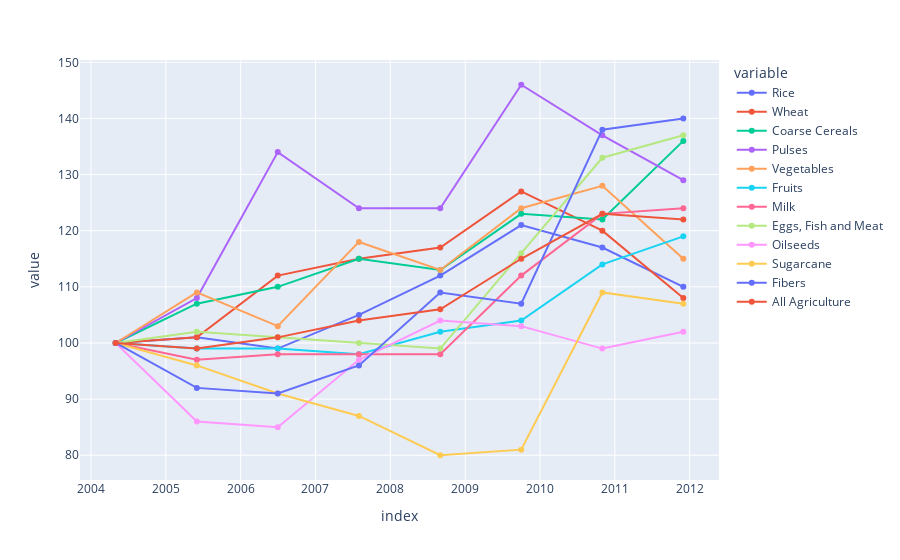

Here is the notebook cell this chart was saved with:
### Code cell
a=px.line(df4,markers=True)

a.show()

### Figure 1 — Plotly figure (JSON) as saved in the notebook; plotly's stock layout.template omitted (floating-point values rounded to 4 significant figures)
{"data": [{"hovertemplate": "variable=Rice<br>index=%{x}<br>value=%{y}<extra></extra>", "legendgroup": "Rice", "line": {"color": "#636efa", "dash": "solid"}, "marker": {"symbol": "circle"}, "mode": "markers+lines", "name": "Rice", "orientation": "v", "showlegend": true, "type": "scatter", "x": ["2004-05", "2005-06", "2006-07", "2007-08", "2008-09", "2009-10", "2010-11", "2011-12"], "xaxis": "x", "y": [100, 101, 99, 105, 112, 121, 117, 110], "yaxis": "y"}, {"hovertemplate": "variable=Wheat<br>index=%{x}<br>value=%{y}<extra></extra>", "legendgroup": "Wheat", "line": {"color": "#EF553B", "dash": "solid"}, "marker": {"symbol": "circle"}, "mode": "markers+lines", "name": "Wheat", "orientation": "v", "showlegend": true, "type": "scatter", "x": ["2004-05", "2005-06", "2006-07", "2007-08", "2008-09", "2009-10", "2010-11", "2011-12"], "xaxis": "x", "y": [100, 101, 112, 115, 117, 127, 120, 108], "yaxis": "y"}, {"hovertemplate": "variable=Coarse Cereals<br>index=%{x}<br>value=%{y}<extra></extra>", "legendgroup": "Coarse Cereals", "line": {"color": "#00cc96", "dash": "solid"}, "marker": {"symbol": "circle"}, "mode": "markers+lines", "name": "Coarse Cereals", "orientation": "v", "showlegend": true, "type": "scatter", "x": ["2004-05", "2005-06", "2006-07", "2007-08", "2008-09", "2009-10", "2010-11", "2011-12"], "xaxis": "x", "y": [100, 107, 110, 115, 113, 123, 122, 136], "yaxis": "y"}, {"hovertemplate": "variable=Pulses<br>index=%{x}<br>value=%{y}<extra></extra>", "legendgroup": "Pulses", "line": {"color": "#ab63fa", "dash": "solid"}, "marker": {"symbol": "circle"}, "mode": "markers+lines", "name": "Pulses", "orientation": "v", "showlegend": true, "type": "scatter", "x": ["2004-05", "2005-06", "2006-07", "2007-08", "2008-09", "2009-10", "2010-11", "2011-12"], "xaxis": "x", "y": [100, 108, 134, 124, 124, 146, 137, 129], "yaxis": "y"}, {"hovertemplate": "variable=Vegetables <br>index=%{x}<br>value=%{y}<extra></extra>", "legendgroup": "Vegetables ", "line": {"color": "#FFA15A", "dash": "solid"}, "marker": {"symbol": "circle"}, "mode": "markers+lines", "name": "Vegetables ", "orientation": "v", "showlegend": true, "type": "scatter", "x": ["2004-05", "2005-06", "2006-07", "2007-08", "2008-09", "2009-10", "2010-11", "2011-12"], "xaxis": "x", "y": [100, 109, 103, 118, 113, 124, 128, 115], "yaxis": "y"}, {"hovertemplate": "variable=Fruits<br>index=%{x}<br>value=%{y}<extra></extra>", "legendgroup": "Fruits", "line": {"color": "#19d3f3", "dash": "solid"}, "marker": {"symbol": "circle"}, "mode": "markers+lines", "name": "Fruits", "orientation": "v", "showlegend": true, "type": "scatter", "x": ["2004-05", "2005-06", "2006-07", "2007-08", "2008-09", "2009-10", "2010-11", "2011-12"], "xaxis": "x", "y": [100, 99, 99, 98, 102, 104, 114, 119], "yaxis": "y"}, {"hovertemplate": "variable=Milk<br>index=%{x}<br>value=%{y}<extra></extra>", "legendgroup": "Milk", "line": {"color": "#FF6692", "dash": "solid"}, "marker": {"symbol": "circle"}, "mode": "markers+lines", "name": "Milk", "orientation": "v", "showlegend": true, "type": "scatter", "x": ["2004-05", "2005-06", "2006-07", "2007-08", "2008-09", "2009-10", "2010-11", "2011-12"], "xaxis": "x", "y": [100, 97, 98, 98, 98, 112, 123, 124], "yaxis": "y"}, {"hovertemplate": "variable=Eggs, Fish and Meat<br>index=%{x}<br>value=%{y}<extra></extra>", "legendgroup": "Eggs, Fish and Meat", "line": {"color": "#B6E880", "dash": "solid"}, "marker": {"symbol": "circle"}, "mode": "markers+lines", "name": "Eggs, Fish and Meat", "orientation": "v", "showlegend": true, "type": "scatter", "x": ["2004-05", "2005-06", "2006-07", "2007-08", "2008-09", "2009-10", "2010-11", "2011-12"], "xaxis": "x", "y": [100, 102, 101, 100, 99, 116, 133, 137], "yaxis": "y"}, {"hovertemplate": "variable=Oilseeds<br>index=%{x}<br>value=%{y}<extra></extra>", "legendgroup": "Oilseeds", "line": {"color": "#FF97FF", "dash": "solid"}, "marker": {"symbol": "circle"}, "mode": "markers+lines", "name": "Oilseeds", "orientation": "v", "showlegend": true, "type": "scatter", "x": ["2004-05", "2005-06", "2006-07", "2007-08", "2008-09", "2009-10", "2010-11", "2011-12"], "xaxis": "x", "y": [100, 86, 85, 97, 104, 103, 99, 102], "yaxis": "y"}, {"hovertemplate": "variable=Sugarcane <br>index=%{x}<br>value=%{y}<extra></extra>", "legendgroup": "Sugarcane ", "line": {"color": "#FECB52", "dash": "solid"}, "marker": {"symbol": "circle"}, "mode": "markers+lines", "name": "Sugarcane ", "orientation": "v", "showlegend": true, "type": "scatter", "x": ["2004-05", "2005-06", "2006-07", "2007-08", "2008-09", "2009-10", "2010-11", "2011-12"], "xaxis": "x", "y": [100, 96, 91, 87, 80, 81, 109, 107], "yaxis": "y"}, {"hovertemplate": "variable=Fibers<br>index=%{x}<br>value=%{y}<extra></extra>", "legendgroup": "Fibers", "line": {"color": "#636efa", "dash": "solid"}, "marker": {"symbol": "circle"}, "mode": "markers+lines", "name": "Fibers", "orientation": "v", "showlegend": true, "type": "scatter", "x": ["2004-05", "2005-06", "2006-07", "2007-08", "2008-09", "2009-10", "2010-11", "2011-12"], "xaxis": "x", "y": [100, 92, 91, 96, 109, 107, 138, 140], "yaxis": "y"}, {"hovertemplate": "variable=All Agriculture<br>index=%{x}<br>value=%{y}<extra></extra>", "legendgroup": "All Agriculture", "line": {"color": "#EF553B", "dash": "solid"}, "marker": {"symbol": "circle"}, "mode": "markers+lines", "name": "All Agriculture", "orientation": "v", "showlegend": true, "type": "scatter", "x": ["2004-05", "2005-06", "2006-07", "2007-08", "2008-09", "2009-10", "2010-11", "2011-12"], "xaxis": "x", "y": [100, 99, 101, 104, 106, 115, 123, 122], "yaxis": "y"}], "layout": {"legend": {"title": {"text": "variable"}, "tracegroupgap": 0}, "margin": {"t": 60}, "xaxis": {"anchor": "y", "domain": [0, 1], "title": {"text": "index"}}, "yaxis": {"anchor": "x", "domain": [0, 1], "title": {"text": "value"}}}}
